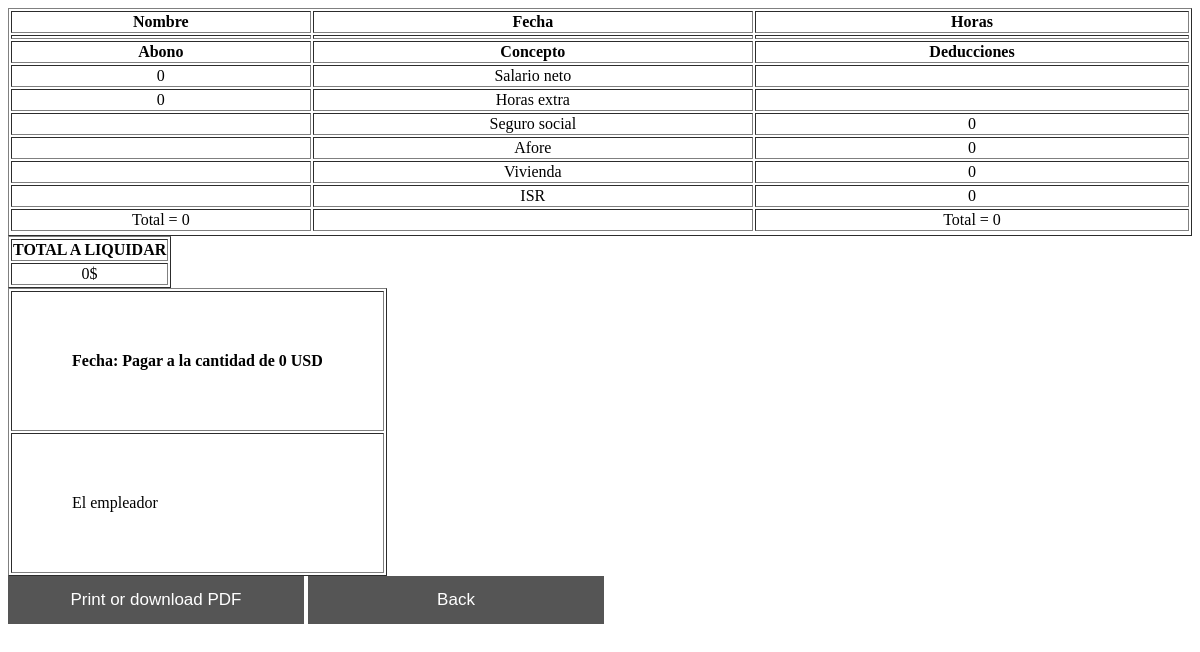
The app's page /payroll_2.php with its own data.
### tables this page shows
create table worker_wage (

	worker_id int auto_increment , normal_hour float , extra_hour float , primary key (worker_id)

);

### payroll_2.php (the view, shortened to what this page needs)
<!DOCTYPE html>
<html lang="en" dir="ltr">
  <head>
  </head>
  <body>
    <?php
    $f = $_POST['f'];
    $w = 12.5;
    $conn = new mysqli("localhost" , "root" , "superman" , "business_1");
    $wa =   $conn->query("SELECT * from worker_wage , workers WHERE worker_id = id;");
    while ($d = mysqli_fetch_array($wa)) {
        $w = $d ['normal_hour'];
    }
    $isr = 0;
    if ($h > 40){
      $extra_hours = ($h - 40 );
      $net_wage = $w * 40 + ($extra_hours * $w * 2);
    }else{
      $net_wage = $w * $h;
      $extra_hours = 0;
    }
    $ss = $net_wage * 0.075;
    $afore =  $net_wage * 0.065 - $ss;
    $vi = $net_wage * 0.05 - $ss - $afore;
    if ($net_wage > 1000){
      $isr = 0.33 * $net_wage - $ss - $afore - $vi;
    }else{
      $isr = 0.25 * $net_wage - $ss - $afore - $vi;
    }
     ?>
      <table border = "1px" style = "text-align:center; width:100%;">
        <thead>
          <th>Nombre</th>
          <th>Fecha</th>
          <th>Horas</th>
        </thead>
        <thead>
          <th><?php echo $n; ?></th>
          <th><?php echo $f; ?></th>
          <th><?php echo $h; ?></th>
        </thead>
        <thead>
          <th>Abono</th>
          <th>Concepto</th>
          <th>Deducciones</th>
        </thead>
        <tbody>
          <tr>
            <td><?php echo $net_wage - ($extra_hours * $w * 2) ; ?></td>
            <td>Salario neto</td>
            <td></td>
          </tr>
          <tr>
            <td><?php echo ($extra_hours * $w * 2) ; ?></td>
            <td>Horas extra</td>
            <td></td>
          </tr>
          <tr>
            <td></td>
            <td>Seguro social</td>
            <td><?php echo $ss; ?></td>
          </tr>
          <tr>
            <td></td>
            <td>Afore</td>
            <td><?php echo $afore; ?></td>
          </tr>
          <tr>
            <td></td>
            <td>Vivienda</td>
            <td><?php echo $vi;?></td>
          </tr>
          <tr>
            <td></td>
            <td>ISR</td>
            <td><?php echo $isr ; ?></td>
          </tr>
          <tr>
            <td>Total = <?php echo $net_wage; ?></td>
            <td></td>
            <td>Total = <?php echo $ss + $afore + $vi + $isr; ?></td>
          </tr>
        </tbody>
      </table>
      <table border= "1px" style="text-align:center;">
        <thead>
          <th>TOTAL A LIQUIDAR</th>
        </thead>
        <tbody>
          <tr>
            <td><?php echo $net_wage - ($ss + $afore + $vi + $isr); ?>$</td>
          </tr>
        </tbody>
      </table>
      <table border="1px">
        <thead>
          <th style="text-align:left; padding:60px;">Fecha: <?php echo $f; ?> Pagar  a <?php echo $n ?>la cantidad de <?php echo $net_wage - ($ss + $afore + $vi + $isr); ?> USD </th>
        </thead>
        <tbody>
          <tr>
            <td style="text-align:left; padding:60px;" >El empleador</td>
          </tr>
        </tbody>
      </table>
      <div class="s">
        <button onclick="window.print()">Print or download PDF</button>
        <button onclick="window.location.href = 'index.php'">Back</button>
      </div>
  </body>
</html>

### payroll_2.php (style rules this page uses)
button { background-color: #555; color: white; float: center; border: none; outline: none; cursor: pointer; padding: 14px 16px; font-size: 17px; width: 25%; }

### records on screen
worker_wage: $net_wage-($extra_hours*$w*2) "0", $extra_hours*$w*2 "0", normal_hour "0", $ss + $afore + $vi + $isr "0", $net_wage - ($ss + $afore + $vi + $isr) "0"
